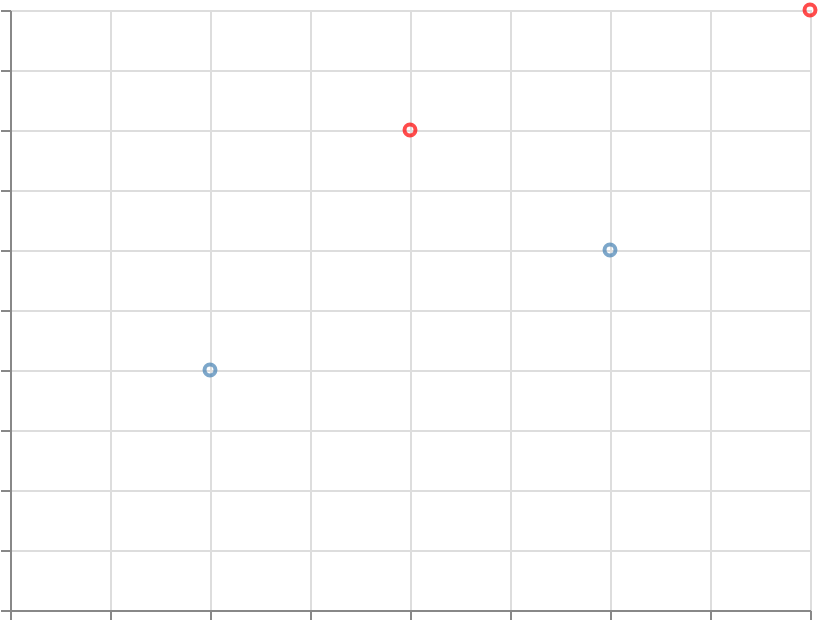

Vega-Lite specification stored for this chart:
### Vega-Lite specification from a JSON file in a GitHub repository (floating-point values rounded to 4 significant figures)
{"$schema": "https://vega.github.io/schema/vega-lite/v6.json", "width": 400, "height": 300, "padding": 5, "autosize": "none", "data": {"name": "table", "values": [{"x": 1, "y": 2, "val": 5}, {"x": 2, "y": 4, "val": 15}, {"x": 3, "y": 3, "val": 8}, {"x": 4, "y": 5, "val": 20}]}, "mark": "point", "encoding": {"x": {"field": "x", "type": "quantitative"}, "y": {"field": "y", "type": "quantitative"}, "color": {"condition": {"test": "datum.val > 10", "value": "red"}, "value": "steelblue"}}}
